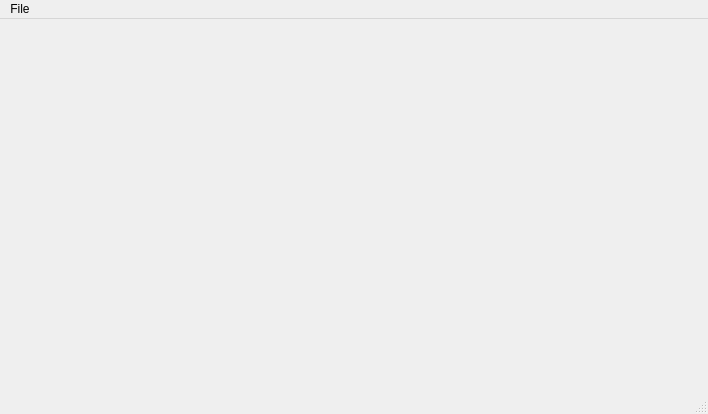
<?xml version="1.0" encoding="UTF-8"?>
<ui version="4.0">
 <class>MainWindow</class>
 <widget class="QMainWindow" name="MainWindow">
  <property name="geometry">
   <rect>
    <x>0</x>
    <y>0</y>
    <width>708</width>
    <height>414</height>
   </rect>
  </property>
  <property name="windowTitle">
   <string>MainWindow</string>
  </property>
  <widget class="QWidget" name="centralwidget">
   <widget class="RubiksOpenGLWidget" name="widget" native="true">
    <property name="geometry">
     <rect>
      <x>20</x>
      <y>10</y>
      <width>661</width>
      <height>351</height>
     </rect>
    </property>
    <property name="sizePolicy">
     <sizepolicy hsizetype="Maximum" vsizetype="Maximum">
      <horstretch>0</horstretch>
      <verstretch>0</verstretch>
     </sizepolicy>
    </property>
   </widget>
  </widget>
  <widget class="QMenuBar" name="menubar">
   <property name="geometry">
    <rect>
     <x>0</x>
     <y>0</y>
     <width>708</width>
     <height>22</height>
    </rect>
   </property>
   <widget class="QMenu" name="menuFile">
    <property name="title">
     <string>File</string>
    </property>
    <addaction name="actionExit"/>
   </widget>
   <addaction name="menuFile"/>
  </widget>
  <widget class="QStatusBar" name="statusbar"/>
  <action name="actionExit">
   <property name="text">
    <string>Exit</string>
   </property>
  </action>
 </widget>
 <customwidgets>
  <customwidget>
   <class>RubiksOpenGLWidget</class>
   <extends>QWidget</extends>
   <header>rubiksopenglwidget.h</header>
   <container>1</container>
  </customwidget>
 </customwidgets>
 <resources/>
 <connections/>
</ui>
